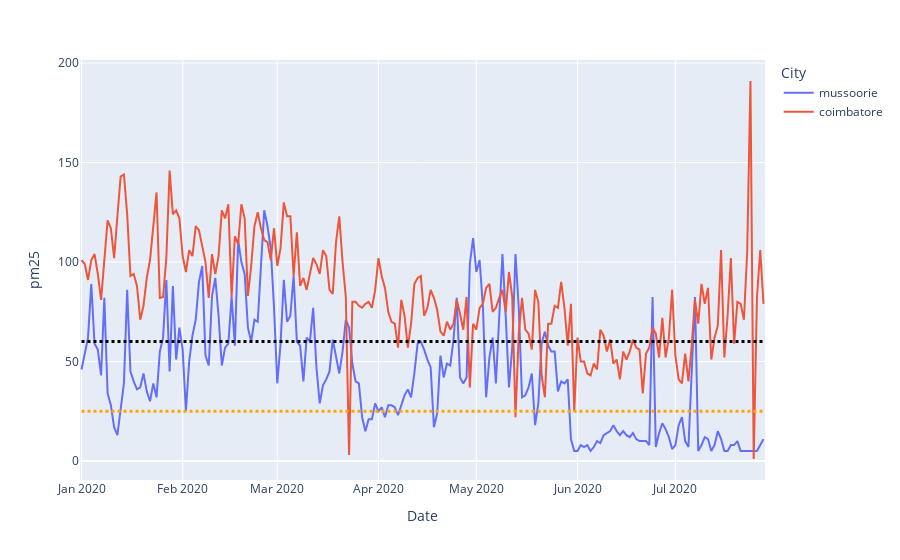

Source (notebook cell):
### Code cell
fig=px.line(df_reduced,'Date','pm25',color='City')
fig.add_shape(type="line",
            x0='2020-01-01',
            y0=25,
            x1='2020-07-28',
            y1=25,
            line=dict(
                color="orange",
                width=3,
                dash="dot",
            ))
fig.add_shape(type="line",
            x0='2020-01-01',
            y0=60,
            x1='2020-07-28',
            y1=60,
            line=dict(
                color="black",
                width=3,
                dash="dot",
            ))
fig.show()
fig.write_image(f'images/rural_pm2.5_2city_line.png')

### Figure 1 — Plotly figure (JSON) as saved in the notebook; plotly's stock layout.template omitted (floating-point values rounded to 4 significant figures; data arrays with more than 128 entries replaced by an {"elided": "..."} marker saying what was removed)
{"data": [{"hovertemplate": "City=mussoorie<br>Date=%{x}<br>pm25=%{y}<extra></extra>", "legendgroup": "mussoorie", "line": {"color": "#636efa", "dash": "solid"}, "mode": "lines", "name": "mussoorie", "orientation": "v", "showlegend": true, "type": "scatter", "x": {"elided": "209 str values"}, "xaxis": "x", "y": {"elided": "209 float values"}, "yaxis": "y"}, {"hovertemplate": "City=coimbatore<br>Date=%{x}<br>pm25=%{y}<extra></extra>", "legendgroup": "coimbatore", "line": {"color": "#EF553B", "dash": "solid"}, "mode": "lines", "name": "coimbatore", "orientation": "v", "showlegend": true, "type": "scatter", "x": {"elided": "210 str values"}, "xaxis": "x", "y": {"elided": "210 float values"}, "yaxis": "y"}], "layout": {"autosize": true, "legend": {"title": {"text": "City"}, "tracegroupgap": 0}, "margin": {"t": 60}, "shapes": [{"line": {"color": "orange", "dash": "dot", "width": 3}, "type": "line", "x0": "2020-01-01", "x1": "2020-07-28", "y0": 25, "y1": 25}, {"line": {"color": "black", "dash": "dot", "width": 3}, "type": "line", "x0": "2020-01-01", "x1": "2020-07-28", "y0": 60, "y1": 60}], "xaxis": {"anchor": "y", "autorange": true, "domain": [0, 1], "range": ["2019-12-31 13:56:28.2353", "2020-07-28 10:03:31.7647"], "title": {"text": "Date"}, "type": "date"}, "yaxis": {"anchor": "x", "autorange": true, "domain": [0, 1], "range": [-9.556, 201.6], "title": {"text": "pm25"}, "type": "linear"}}}
